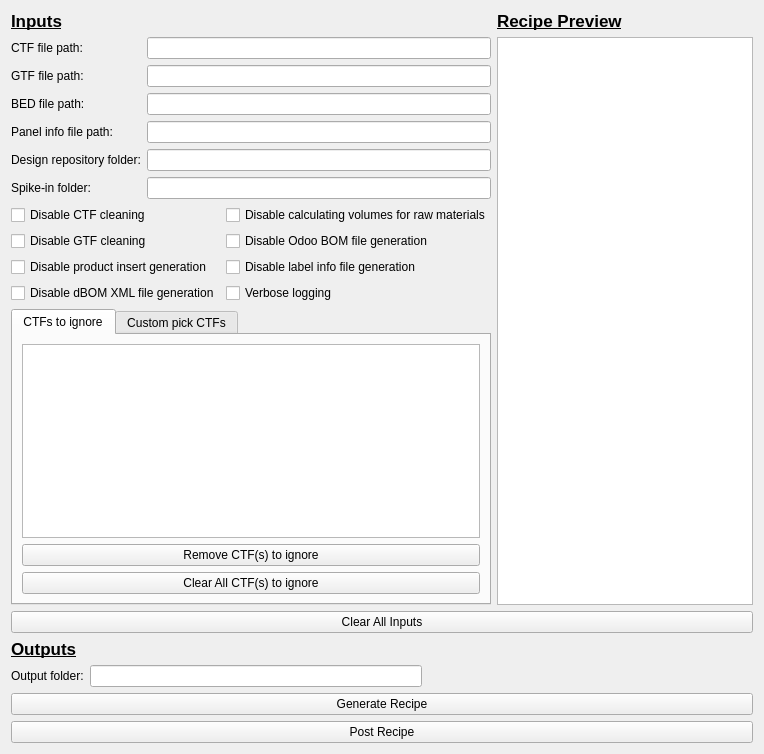
      <widget class="QWidget" name="tab_recipe_gen">
       <attribute name="title">
        <string>Recipe Generation</string>
       </attribute>
       <layout class="QGridLayout" name="gridLayout">
        <item row="0" column="0">
         <layout class="QVBoxLayout" name="vertical_layout_recipe_gen">
          <item>
           <layout class="QVBoxLayout" name="vertical_layout_recipe_gen_inputs">
            <item>
             <layout class="QHBoxLayout" name="horizontal_layout_recipe_gen_ins">
              <item>
               <layout class="QVBoxLayout" name="vertical_layout_recipe_gen_ins">
                <item>
                 <layout class="QGridLayout" name="grid_layout_recipe_gen_input_paths">
                  <item row="4" column="0">
                   <widget class="QLabel" name="label_panel_info_filepath">
                    <property name="text">
                     <string>Panel info file path:</string>
                    </property>
                   </widget>
                  </item>
                  <item row="3" column="1">
                   <widget class="LineEditDnD" name="line_edit_BED_filepath"/>
                  </item>
                  <item row="6" column="1">
                   <widget class="LineEditDnD" name="line_edit_spikein_folder"/>
                  </item>
                  <item row="1" column="0">
                   <widget class="QLabel" name="label_CTF_filepath">
                    <property name="text">
                     <string>CTF file path:</string>
                    </property>
                   </widget>
                  </item>
                  <item row="4" column="1">
                   <widget class="LineEditDnD" name="line_edit_panel_info_filepath"/>
                  </item>
                  <item row="5" column="1">
                   <widget class="LineEditDnD" name="line_edit_design_repo_folder"/>
                  </item>
                  <item row="2" column="0">
                   <widget class="QLabel" name="label_GTF_filepath">
                    <property name="text">
                     <string>GTF file path:</string>
                    </property>
                   </widget>
                  </item>
                  <item row="1" column="1">
                   <widget class="LineEditDnD" name="line_edit_CTF_filepath"/>
                  </item>
                  <item row="6" column="0">
                   <widget class="QLabel" name="label_spikein_folder">
                    <property name="text">
                     <string>Spike-in folder:</string>
                    </property>
                   </widget>
                  </item>
                  <item row="5" column="0">
                   <widget class="QLabel" name="label_design_repo_folder">
                    <property name="text">
                     <string>Design repository folder:</string>
                    </property>
                   </widget>
                  </item>
                  <item row="3" column="0">
                   <widget class="QLabel" name="label_BED_filepath">
                    <property name="text">
                     <string>BED file path:</string>
                    </property>
                   </widget>
                  </item>
                  <item row="2" column="1">
                   <widget class="LineEditDnD" name="line_edit_GTF_filepath"/>
                  </item>
                  <item row="0" column="0">
                   <widget class="QLabel" name="label_recipe_gen_inputs">
                    <property name="font">
                     <font>
                      <pointsize>13</pointsize>
                      <bold>true</bold>
                      <underline>true</underline>
                     </font>
                    </property>
                    <property name="text">
                     <string>Inputs</string>
                    </property>
                   </widget>
                  </item>
                 </layout>
                </item>
                <item>
                 <layout class="QGridLayout" name="grid_layout_recipe_gen_toggleables">
                  <item row="1" column="0">
                   <widget class="QCheckBox" name="check_box_disable_GTF_cleaning">
                    <property name="text">
                     <string>Disable GTF cleaning</string>
                    </property>
                   </widget>
                  </item>
                  <item row="2" column="0">
                   <widget class="QCheckBox" name="check_box_disable_prod_insert_gen">
                    <property name="text">
                     <string>Disable product insert generation</string>
                    </property>
                   </widget>
                  </item>
                  <item row="3" column="1">
                   <widget class="QCheckBox" name="check_box_verbose_logging">
                    <property name="text">
                     <string>Verbose logging</string>
                    </property>
                   </widget>
                  </item>
                  <item row="0" column="0">
                   <widget class="QCheckBox" name="check_box_disable_CTF_cleaning">
                    <property name="text">
                     <string>Disable CTF cleaning</string>
                    </property>
                   </widget>
                  </item>
                  <item row="3" column="0">
                   <widget class="QCheckBox" name="check_box_disable_dbom_xml_file_gen">
                    <property name="text">
                     <string>Disable dBOM XML file generation</string>
                    </property>
                   </widget>
                  </item>
                  <item row="0" column="1">
                   <widget class="QCheckBox" name="check_box_disable_calc_vols_for_raw_mats">
                    <property name="text">
                     <string>Disable calculating volumes for raw materials</string>
                    </property>
                   </widget>
                  </item>
                  <item row="2" column="1">
                   <widget class="QCheckBox" name="check_box_disable_label_info_file_gen">
                    <property name="text">
                     <string>Disable label info file generation</string>
                    </property>
                   </widget>
                  </item>
                  <item row="1" column="1">
                   <widget class="QCheckBox" name="check_box_disable_oddo_bom_file_gen">
                    <property name="text">
                     <string>Disable Odoo BOM file generation</string>
                    </property>
                   </widget>
                  </item>
                 </layout>
                </item>
                <item>
                 <widget class="QTabWidget" name="tabWidget_2">
                  <property name="currentIndex">
                   <number>0</number>
                  </property>
                  <widget class="QWidget" name="tab_CTFS_to_ignore">
                   <attribute name="title">
                    <string>CTFs to ignore</string>
                   </attribute>
                   <layout class="QVBoxLayout" name="verticalLayout">
                    <item>
                     <widget class="ListViewDnD" name="list_view_CTFS_to_ignore"/>
                    </item>
                    <item>
                     <widget class="QPushButton" name="btn_remove_CTF_to_ignore">
                      <property name="text">
                       <string>Remove CTF(s) to ignore</string>
                      </property>
                     </widget>
                    </item>
                    <item>
                     <widget class="QPushButton" name="btn_clr_all_CTFS_to_ignore">
                      <property name="text">
                       <string>Clear All CTF(s) to ignore</string>
                      </property>
                     </widget>
                    </item>
                   </layout>
                  </widget>
                  <widget class="QWidget" name="tab_custom_pick_CTFS">
                   <attribute name="title">
                    <string>Custom pick CTFs</string>
                   </attribute>
                   <layout class="QVBoxLayout" name="verticalLayout_2">
                    <item>
                     <widget class="ListViewDnD" name="list_view_custom_pick_CTFS"/>
                    </item>
                    <item>
                     <widget class="QPushButton" name="btn_remove_custom_pick_CTF">
                      <property name="text">
                       <string>Remove Custom Pick CTF(s)</string>
                      </property>
                     </widget>
                    </item>
                    <item>
                     <widget class="QPushButton" name="btn_clr_all_custom_pick_CTFS">
                      <property name="text">
                       <string>Clear All Custom Pick CTF(s)</string>
                      </property>
                     </widget>
                    </item>
                   </layout>
                  </widget>
                 </widget>
                </item>
               </layout>
              </item>
              <item>
               <layout class="QVBoxLayout" name="vertical_layout_CTFS_to_ignore">
                <item>
                 <widget class="QLabel" name="label_recipe_preview">
                  <property name="font">
                   <font>
                    <pointsize>13</pointsize>
                    <bold>true</bold>
                    <underline>true</underline>
                   </font>
                  </property>
                  <property name="text">
                   <string>Recipe Preview</string>
                  </property>
                 </widget>
                </item>
                <item>
                 <widget class="QTextBrowser" name="text_browser_recipe_preview"/>
                </item>
               </layout>
              </item>
             </layout>
            </item>
           </layout>
          </item>
          <item>
           <widget class="QPushButton" name="btn_clr_all_ins_recipe_gen">
            <property name="text">
             <string>Clear All Inputs</string>
            </property>
           </widget>
          </item>
          <item>
           <layout class="QVBoxLayout" name="vertical_layout_recipe_gen_outputs">
            <item>
             <widget class="QLabel" name="label_recipe_gen_outputs">
              <property name="font">
               <font>
                <pointsize>13</pointsize>
                <bold>true</bold>
                <underline>true</underline>
               </font>
              </property>
              <property name="text">
               <string>Outputs</string>
              </property>
             </widget>
            </item>
            <item>
             <layout class="QHBoxLayout" name="horizontal_layout_recipe_gen_outputs">
              <item>
               <widget class="QLabel" name="label_recipe_gen_output_folder">
                <property name="text">
                 <string>Output folder:</string>
                </property>
               </widget>
              </item>
              <item>
               <widget class="LineEditDnD" name="line_edit_recipe_gen_output_folder"/>
              </item>
              <item>
               <spacer name="horizontal_spacer_recipe_gen_outputs">
                <property name="orientation">
                 <enum>Qt::Horizontal</enum>
                </property>
                <property name="sizeHint" stdset="0">
                 <size>
                  <width>40</width>
                  <height>20</height>
                 </size>
                </property>
               </spacer>
              </item>
             </layout>
            </item>
           </layout>
          </item>
          <item>
           <widget class="QPushButton" name="btn_gen_recipe">
            <property name="text">
             <string>Generate Recipe</string>
            </property>
           </widget>
          </item>
          <item>
           <widget class="QPushButton" name="btn_post_recipe">
            <property name="text">
             <string>Post Recipe</string>
            </property>
           </widget>
          </item>
         </layout>
        </item>
       </layout>
      </widget>
